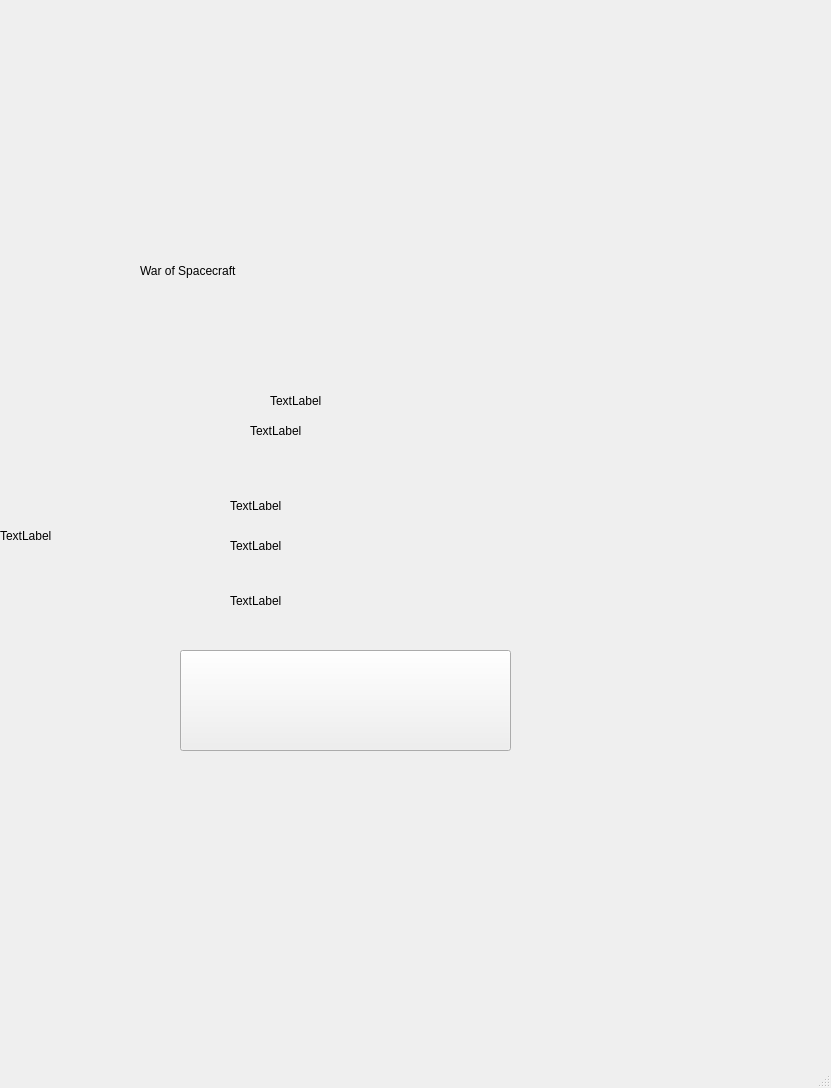
<?xml version="1.0" encoding="UTF-8"?>
<ui version="4.0">
 <class>MenuWindow</class>
 <widget class="QMainWindow" name="MenuWindow">
  <property name="geometry">
   <rect>
    <x>0</x>
    <y>0</y>
    <width>831</width>
    <height>1088</height>
   </rect>
  </property>
  <property name="windowTitle">
   <string>MainWindow</string>
  </property>
  <widget class="QWidget" name="centralwidget">
   <widget class="QPushButton" name="btn_start">
    <property name="geometry">
     <rect>
      <x>180</x>
      <y>650</y>
      <width>331</width>
      <height>101</height>
     </rect>
    </property>
    <property name="text">
     <string/>
    </property>
   </widget>
   <widget class="QLabel" name="label">
    <property name="geometry">
     <rect>
      <x>140</x>
      <y>120</y>
      <width>651</width>
      <height>301</height>
     </rect>
    </property>
    <property name="text">
     <string>War of Spacecraft</string>
    </property>
   </widget>
   <widget class="QLabel" name="background">
    <property name="geometry">
     <rect>
      <x>0</x>
      <y>0</y>
      <width>831</width>
      <height>1071</height>
     </rect>
    </property>
    <property name="text">
     <string>TextLabel</string>
    </property>
   </widget>
   <widget class="QLabel" name="airplane">
    <property name="geometry">
     <rect>
      <x>270</x>
      <y>340</y>
      <width>221</width>
      <height>121</height>
     </rect>
    </property>
    <property name="text">
     <string>TextLabel</string>
    </property>
   </widget>
   <widget class="QLabel" name="bullet1">
    <property name="geometry">
     <rect>
      <x>230</x>
      <y>470</y>
      <width>281</width>
      <height>151</height>
     </rect>
    </property>
    <property name="text">
     <string>TextLabel</string>
    </property>
   </widget>
   <widget class="QLabel" name="bullet2">
    <property name="geometry">
     <rect>
      <x>230</x>
      <y>390</y>
      <width>261</width>
      <height>231</height>
     </rect>
    </property>
    <property name="text">
     <string>TextLabel</string>
    </property>
   </widget>
   <widget class="QLabel" name="bullet3">
    <property name="geometry">
     <rect>
      <x>250</x>
      <y>250</y>
      <width>311</width>
      <height>361</height>
     </rect>
    </property>
    <property name="text">
     <string>TextLabel</string>
    </property>
   </widget>
   <widget class="QLabel" name="bullet4">
    <property name="geometry">
     <rect>
      <x>230</x>
      <y>560</y>
      <width>301</width>
      <height>81</height>
     </rect>
    </property>
    <property name="text">
     <string>TextLabel</string>
    </property>
   </widget>
   <zorder>background</zorder>
   <zorder>label</zorder>
   <zorder>btn_start</zorder>
   <zorder>airplane</zorder>
   <zorder>bullet1</zorder>
   <zorder>bullet2</zorder>
   <zorder>bullet3</zorder>
   <zorder>bullet4</zorder>
  </widget>
  <widget class="QMenuBar" name="menubar">
   <property name="geometry">
    <rect>
     <x>0</x>
     <y>0</y>
     <width>831</width>
     <height>26</height>
    </rect>
   </property>
  </widget>
  <widget class="QStatusBar" name="statusbar"/>
 </widget>
 <resources/>
 <connections/>
</ui>
